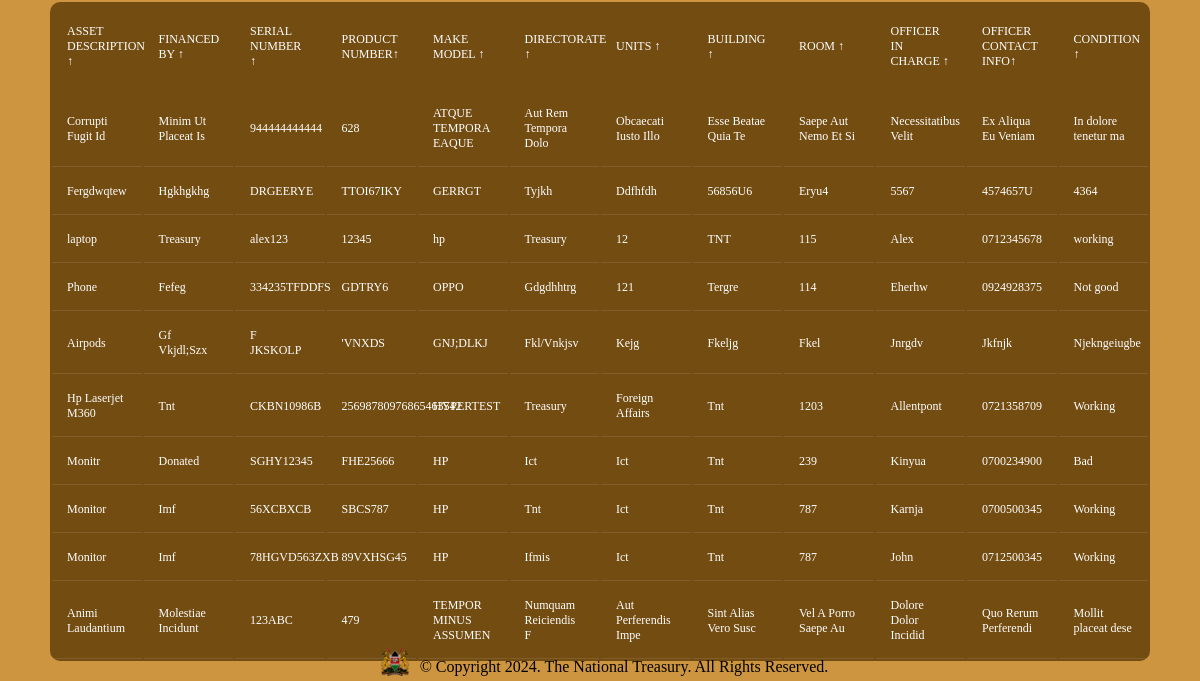
The page /assets/ (signed in, lower part) on the database as committed earlier.
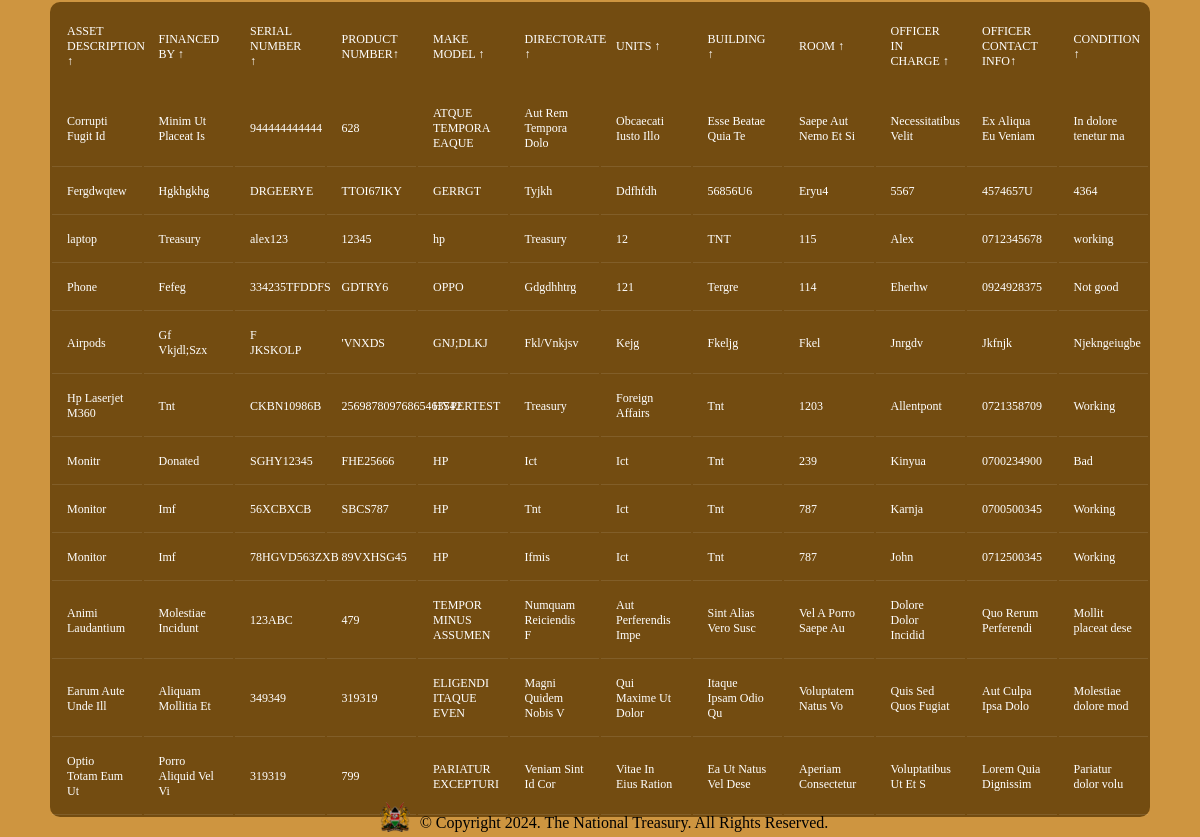
The same page on the database as committed later.
### inventory/models.py (models this page shows, shortened)
class Asset(db.Model):
    idassets = db.Column(db.Integer, primary_key=True)
    asset_description = db.Column(db.Text, nullable=False)
    financed_by = db.Column(db.Text, default="N/A")
    serial_number = db.Column(db.Text, nullable=False, unique=True)
    product_number = db.Column(db.Text, nullable=False)
    make_model = db.Column(db.Text, nullable=False)
    directorate = db.Column(db.Text, nullable=False)
    units = db.Column(db.Text, nullable=False)
    building = db.Column(db.Text, nullable=False)
    room = db.Column(db.Integer, nullable=False)
    officer_in_charge = db.Column(db.Text, default="N/A")
    officer_contact_info = db.Column(db.Text, default="N/A")
    state = db.Column(db.Text, nullable=False)

### inventory/routes.py (the view)
@app.route("/assets/")
@login_required
def show_assets():
    assets = Asset.query.all()
    return render_template("dashboard.html", assets=assets)

### inventory/models.py (called while the page is built)
@login_manager.user_loader
def load_user(user_id):
    return User.query.get(int(user_id))

### inventory/templates/dashboard.html (shortened to what this page needs)
{% extends "base.html" %}
{% block head %}
{{ super() }}
<link rel="stylesheet" href="{{ url_for('static', filename='dashboard.css') }}">
{% endblock head %}
{% block body %}
<div class="main">
    <main class="table" id="customers_table">
        <section class="table__body">
            <table>
                <thead>
                    <tr>
                        <th> Asset Description <span class="icon-arrow">&UpArrow;</span></th>
                        <th> Financed by <span class="icon-arrow">&UpArrow;</span></th>
                        <th> Serial Number <span class="icon-arrow">&UpArrow;</span></th>
                        <th> Product Number<span class="icon-arrow">&UpArrow;</span></th>
                        <th> Make Model <span class="icon-arrow">&UpArrow;</span></th>
                        <th> Directorate <span class="icon-arrow">&UpArrow;</span></th>
                        <th> Units <span class="icon-arrow">&UpArrow;</span></th>
                        <th> Building <span class="icon-arrow">&UpArrow;</span></th>
                        <th> Room <span class="icon-arrow">&UpArrow;</span></th>
                        <th> Officer in Charge <span class="icon-arrow">&UpArrow;</span></th>
                        <th> Officer Contact Info<span class="icon-arrow">&UpArrow;</span></th>
                        <th> Condition <span class="icon-arrow">&UpArrow;</span></th>
                    </tr>
                </thead>
                <tbody>
					{% for asset in assets %}
					<tr>
						<td>{{ asset.asset_description }}</td>
						<td>{{ asset.financed_by }}</td>
						<td>{{ asset.serial_number }}</td>
						<td>{{ asset.product_number }}</td>
						<td>{{ asset.make_model }}</td>
						<td>{{ asset.directorate }}</td>
						<td>{{ asset.units }}</td>
						<td>{{ asset.building }}</td>
						<td>{{ asset.room }}</td>
						<td>{{ asset.officer_in_charge }}</td>
						<td>{{ asset.officer_contact_info }}</td>
						<td>{{ asset.state }}</td>
					</tr>
						{% endfor %}
                </tbody>
            </table>
        </section>
    </main>
	{% endblock body %}

### inventory/templates/base.html (shortened to what this page needs)
<!DOCTYPE html>
<html lang="en">
<head>
	{% block head %}
	<link rel="stylesheet" href="https://cdnjs.cloudflare.com/ajax/libs/font-awesome/6.5.1/css/all.min.css"
 />
		<link rel="stylesheet" href="{{ url_for('static',filename='style.css') }}">
	{% endblock head %}
</head>
<body>
	{% block body %}
	{% endblock body %}
	<div class="footer">
		<img src="{{ url_for('static', filename='assets/images/tntfooterlogo.png') }}" alt="footer logo"
			width="30" height="30">
		<p>© Copyright <span class="copyright-year"></span>. The National Treasury. All Rights Reserved.</p>
	</div>
</body>
</html>

### inventory/static/style.css (style rules this page uses)
* { margin: 0; padding: 0; box-sizing: border-box; color-scheme: light; @import url('https://fonts.googleapis.com/css2?family=PT+Mono&display=swap'); }
body { display: flex; flex-direction: column; height: 100%; background-color: #ce9540; }
.footer { display: flex; align-items: center; gap: 10px; margin-left: 8px; }
.main { display: flex; flex-direction: column; align-items: center; }
.footer { margin-top: 12px; padding-top: 18px; display: flex; align-items: end; justify-content: center; }

### inventory/static/dashboard.css (style rules this page uses)
section { background-color: #734c11; border-radius: 10px; }
body { display: flex; flex-direction: column; height: 100%; background-color: #ce9540; }
.footer { position: fixed; bottom: 5px; }
table { width: 100%; table-layout: fixed; }
th { padding: 20px 15px; text-align: left; font-weight: 500; font-size: 12px; color: #fff; text-transform: uppercase; }
td { padding: 15px; text-align: left; vertical-align: middle; font-weight: 300; font-size: 12px; color: #fff; border-bottom: solid 1px rgba(255, 255, 255, 0.1); }
section { margin: 20px 50px; }

Rows that differ between the two databases and show on the page:
added Asset: asset_description "Earum Aute Unde Ill", financed_by "Aliquam Mollitia Et", serial_number "349349", product_number "319319", make_model "ELIGENDI ITAQUE EVEN", directorate "Magni Quidem Nobis V", units "Qui Maxime Ut Dolor", building "Itaque Ipsam Odio Qu", room "Voluptatem Natus Vo", officer_in_charge "Quis Sed Quos Fugiat", officer_contact_info "Aut Culpa Ipsa Dolo", state "Molestiae dolore mod"
added Asset: asset_description "Optio Totam Eum Ut", financed_by "Porro Aliquid Vel Vi", serial_number "319319", product_number "799", make_model "PARIATUR EXCEPTURI", directorate "Veniam Sint Id Cor", units "Vitae In Eius Ration", building "Ea Ut Natus Vel Dese", room "Aperiam Consectetur", officer_in_charge "Voluptatibus Ut Et S", officer_contact_info "Lorem Quia Dignissim", state "Pariatur dolor volu"
